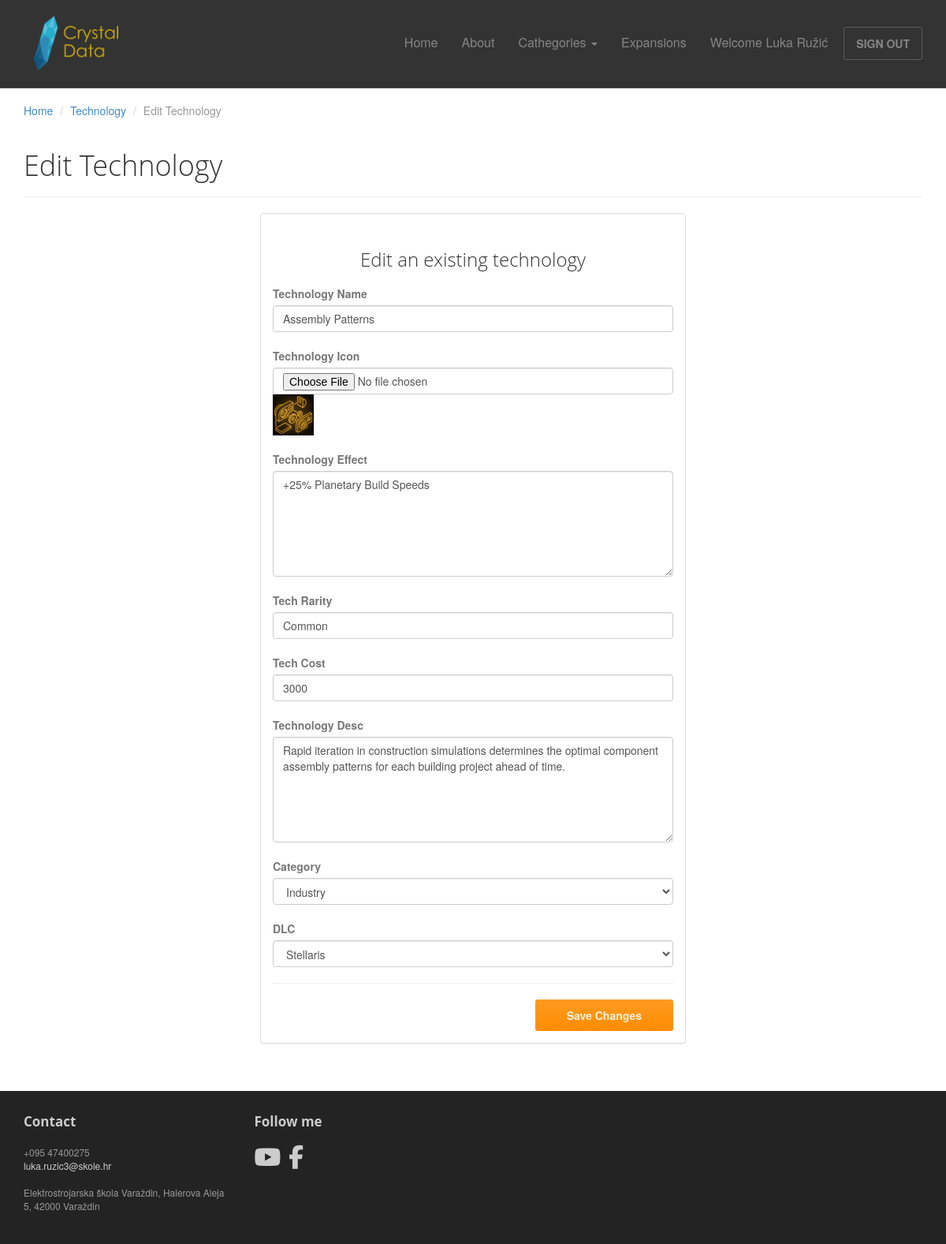
/EditTech.php?id=4 (signed in), run on the app's committed database.
### tables this page shows
CREATE TABLE `technology` (
  `tech_id` int NOT NULL,
  `tech_sub_category_id` int NOT NULL,
  `tech_icon` varchar(400) NOT NULL,
  `tech_name` varchar(100) NOT NULL,
  `tech_desc` varchar(1000) NOT NULL,
  `tech_effect` varchar(250) NOT NULL,
  `tech_cost` int NOT NULL,
  `tech_rarity` varchar(50) NOT NULL,
  `DLC_id` int NOT NULL
);

### web/includes/baza.php (called while the page is built, shortened)
<?php
	class Baza{
		private function spojiDB(){
			$veza = new mysqli(self::SERVER,self::KORISNICKO_IME,self::LOZINKA,self::BAZA_PODATAKA);
			$veza->query("set names 'utf8'");
			return $veza;
		}
		function dohvatiDB($upit){
			$veza = $this->spojiDB();
			$rezultat = $veza->query($upit);
			return $rezultat;
		}
	}
?>

### web/EditTech.php (the view, shortened to what this page needs)
<?php
require "includes/session/provjera-prijava.php";
?>
<!DOCTYPE html>
<html lang="en">
<head>
    <?php
        include "includes/head.php";
    ?>
</head>
<body>
    <header>
        <?php include "includes/zaglavlje.php"; ?>
    </header>
    <header id="head" class="secondary"></header>
    <main>
            <?php
                require_once "includes/baza.php";
                $baza = new Baza();
                $Tech_id = $_GET["id"];
                $upit = "select tech_name, tech_icon, tech_sub_category_id, dlc_id, tech_cost, tech_rarity, tech_effect, tech_desc from technology where tech_id = $Tech_id";
                $rezultat = $baza->dohvatiDB($upit);
                while($red = $rezultat->fetch_array()){
                    $TechName = $red["tech_name"];
                    $TechIcon = $red["tech_icon"];
                    $TechCategory = $red["tech_sub_category_id"];
                    $Dlc = $red["dlc_id"];
                    $TechCost = $red["tech_cost"];
                    $TechRarity = $red["tech_rarity"];
                    $TechEffect = $red["tech_effect"];
                    $TechDesc = $red["tech_desc"];
					$lokacija = "assets/images/Stellaris_slike/Technology/";
					$lokacija = $lokacija . basename($TechIcon);
                }
            ?>
	<div class="container">
		<ol class="breadcrumb">
			<li><a href="index.php">Home</a></li>
			<li><a href="technology.php">Technology</a></li>
			<li class="active">Edit Technology</li>
		</ol>
		<div class="row">
			<article class="col-xs-12 maincontent">
				<header class="page-header">
					<h1 class="page-title">Edit Technology</h1>
				</header>
				<div class="col-md-6 col-md-offset-3 col-sm-8 col-sm-offset-2">
					<div class="panel panel-default">
						<div class="panel-body">
							<h3 class="thin text-center">Edit an existing technology</h3>
							<form method="post" action="EditTechnologySave.php" enctype="multipart/form-data">
								<div class="top-margin">
									<label>Technology Name</label>
									<input type="text" name="tech_name" id="tech_name" class="form-control" required value="<?php echo $TechName;?>">
								</div>
                                <div class="top-margin">
									<label>Technology Icon</label>
									<input type="file" name="tech_icon" id="tech_icon" class="form-control" ></input>
                                    <img src="<?php echo $lokacija ?>" alt=" <?php echo $TechIcon ?>" />
								</div>
								<div class="top-margin">
									<label>Technology Effect</label>
                                    <textarea type="text" rows="6" cols="24" name="tech_effect" id="tech_effect" class="form-control" required"><?php echo $TechEffect;?></textarea>
								</div>
                                <div class="top-margin">
									<label>Tech Rarity</label>
									<input type="text" name="tech_rarity" id="tech_rarity" class="form-control" required value="<?php echo $TechRarity;?>"></input>
								</div>
                                <div class="top-margin">
									<label>Tech Cost</label>
									<input type="number" name="tech_cost" id="tech_cost" class="form-control" required value="<?php echo $TechCost;?>"></input>
								</div>
                                <div class="top-margin">
									<label>Technology Desc</label>
									<textarea type="text" rows="6" cols="24" name="tech_desc" id="tech_desc" class="form-control" required><?php echo $TechDesc;?></textarea>
								</div>
                                <div class="top-margin">
									<label>Category</label>
									<select name="tech_sub_category_id" id="tech_category" class="form-control">
                                        <?php
                                            require_once "includes/baza.php";
                                            $baza = new Baza();
                                            $upit = "SELECT tech_sub_category_id, tech_category_name FROM techcategories WHERE tech_sub_category_id <> 1 AND tech_sub_category_id <> 2 AND  tech_sub_category_id <> 3 order by tech_sub_category_id = $TechCategory desc";
                                            $rezultat = $baza->dohvatiDB($upit);
                                            while($red = $rezultat->fetch_array()){
                                                echo "<option value='{$red["tech_sub_category_id"]}'>{$red["tech_category_name"]}</option>";
                                            }
                                        ?>
                                    </select>
								</div>
								<div class="top-margin">
									<label>DLC</label>
									<select name="dlc_id" id="dlc_id" class="form-control">
                                        <?php
                                            require_once "includes/baza.php";
                                            $baza = new Baza();
                                            $upit = "select dlc_id, dlc_name from dlc order by dlc_id = $Dlc desc";
                                            $rezultat = $baza->dohvatiDB($upit);
                                            while($red = $rezultat->fetch_array()){
                                                echo "<option value='{$red["dlc_id"]}'>{$red["dlc_name"]}</option>";
                                            }
                                        ?>
                                    </select>
								</div>
								<hr>
								<div class="row">
									<div class="col-lg-12 text-right">
										<button class="btn btn-action" name="submit" type="submit">Save Changes</button>
									</div>
								</div>
							</form>
						</div>
					</div><br><br>
				</div>
			</article>
	</div>
    </main>
    <footer>
        <?php include "includes/footer.php"; ?>
    </footer>
</body>
</html>

### web/includes/head.php (shortened to what this page needs)
<link rel="stylesheet" href="assets/css/bootstrap.min.css" />
<link rel="stylesheet" href="assets/css/bootstrap-theme.css" media="screen" />
<link rel="stylesheet" href="assets/css/style.css" />

### web/includes/zaglavlje.php (shortened to what this page needs)
<div class="navbar navbar-inverse navbar-fixed-top headroom" >
		<div class="container">
			<div class="navbar-header">
				<a class="logo" href="index.php"><img class="logo-img" src="assets/images/CrystalData-logo.png" alt="Logo stranice"></a>
			</div>
			<div class="navbar-collapse collapse">
				<ul class="nav navbar-nav pull-right">
					<li><a href="index.php">Home</a></li>
					<li><a href="about.php">About</a></li>
					<li class="dropdown">
						<a href="index.php" class="dropdown-toggle" data-toggle="dropdown">Cathegories <b class="caret"></b></a>
					</li>
					<li><a href="expansions.php" >Expansions</a></li>
					<?php
						if($_SESSION["status"] == 1){
							echo "<li><a>Welcome " . $_SESSION["korisnicko_ime"] . " " . "</a></li>";
							echo "<li><a class='btn' href='includes/session/zatvori-sesiju.php'>SIGN OUT</a></li>";
							echo "</div>";
						}
						else{
							echo "<li><a class='btn' href='login.php'>SIGN UP / LOG IN</a></li>";
						}
           			?>
			</div>
		</div>

### web/includes/footer.php
<footer id="footer" class="top-space">
		<div class="footer1">
			<div class="container">
				<div class="row">
					<div class="col-md-3 widget">
						<h3 class="widget-title">Contact</h3>
						<div class="widget-body">
							<p>+095 47400275<br>
								<a href="mailto:#">luka.ruzic3@skole.hr</a><br>
								<br>
								Elektrostrojarska škola Varaždin, Halerova Aleja 5, 42000 Varaždin
							</p>
						</div>
					</div>
					<div class="col-md-3 widget">
						<h3 class="widget-title">Follow me</h3>
						<div class="widget-body">
							<p class="follow-me-icons">
								<a href="https://www.youtube.com/user/MecTelevizija"><i class="fa-brands fa-youtube"></i></a>
								<a href="https://www.facebook.com/elektrostrojarska/"><i class="fa fa-facebook fa-2"></i></a><br/>
							</p>
						</div>
					</div>
				</div>
			</div>
		</div>

### web/assets/css/style.css (style rules this page uses)
#head { background-size: cover; min-height:520px; text-align: center; padding-top:150px; color:white; font-family:"Open sans", Helvetica, Arial; font-weight:300; }
#head.secondary { height:100px; min-height: 100px; padding-top:0px; }
.nav { padding-top: 29px; font-size: 1.6rem; }
.headroom { -webkit-transition: all 0.4s ease-out; -moz-transition: all 0.4s ease-out; -o-transition: all 0.4s ease-out; transition: all 0.4s ease-out; }
h1, h2, h3, h4, h5, h6 { font-family:"Open sans", Helvetica, Arial; }
h1, .h1, h2, .h2, h3, .h3 { margin-top:30px; }
label { color: #777; }
.thin { font-weight:300; }
.page-title { margin-top:20px; font-weight:300; }
.breadcrumb { background:none; padding:0; margin:30px 0 0px 0; }
.logo-img { max-width: 140px; padding-bottom: 16px; padding-top: 16px; }
.top-margin { margin-top:20px; }
img { max-width: 200px; }
.footer1 { background: #232323; padding: 30px 0 0 0; font-size: 12px; color: #999; }
.footer1 a { color: #ccc; }
.footer1 .widget { margin-bottom:30px; }
.footer1 .widget-title { font-size: 17px; font-weight: bold; color: #ccc; margin: 0 0 20px; }
.follow-me-icons { font-size:30px; }
.follow-me-icons i { float:left; margin:0 10px 0 0; }

### data on the page
technology: tech_name "Assembly Patterns", tech_icon (picture), tech_effect "+25% Planetary Build Speeds", tech_rarity "Common", tech_cost "3000", tech_desc "Rapid iteration in construction simulations determines the optimal component assembly patterns for each building project ahead of time."

### other printed values
$_SESSION["korisnicko_ime"] "Luka Ružić"
form field tech_sub_category_id "Industry"
form field dlc_id "Stellaris"
